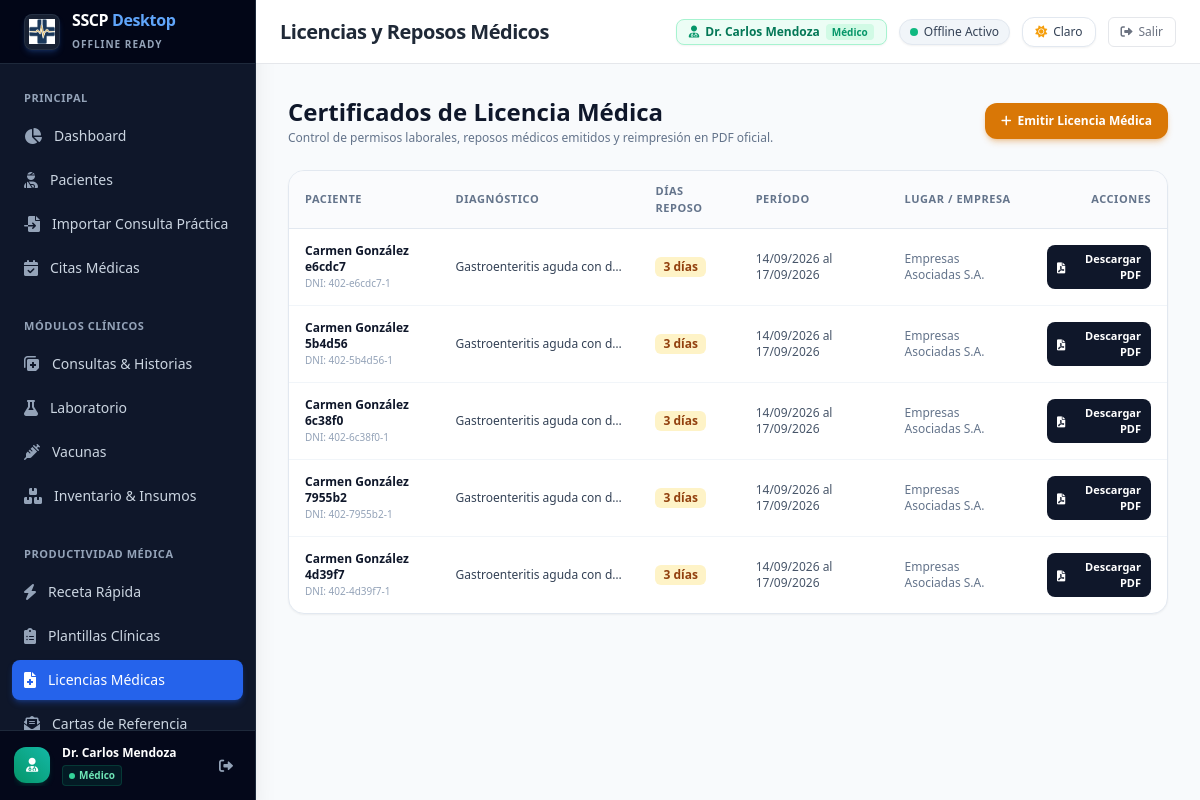
Before: /licenses/ (signed in) with the older database file.
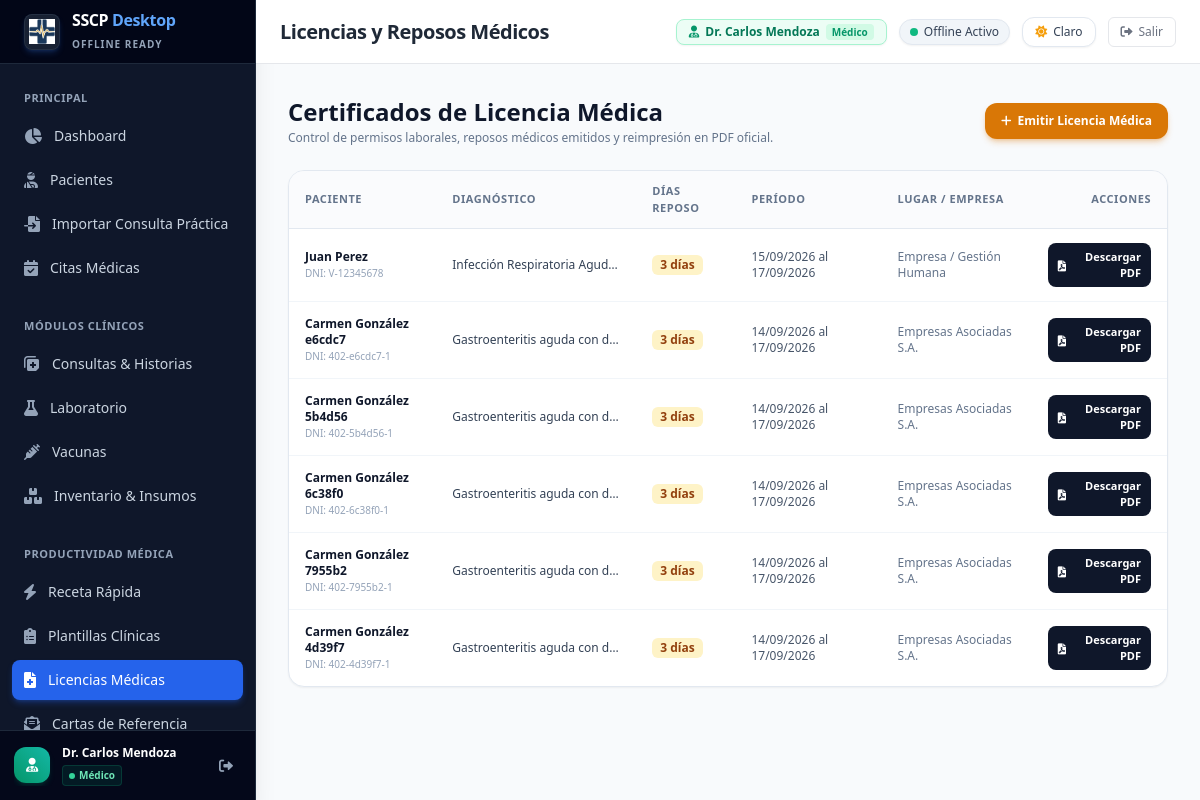
After: the same page with the newer database file.
### app/models/medical_license.py (models this page shows)
class MedicalLicense(Base):
    __tablename__ = "medical_licenses"
    id = Column(Integer, primary_key=True, index=True)
    patient_id = Column(Integer, ForeignKey("patients.id"), nullable=False, index=True)
    doctor_id = Column(Integer, ForeignKey("users.id"), nullable=False, index=True)
    diagnosis = Column(Text, nullable=False) # Diagnóstico médico justificativo
    days_rest = Column(Integer, nullable=False, default=1) # Días de reposo médico
    start_date = Column(Date, nullable=False) # Fecha de inicio del reposo
    end_date = Column(Date, nullable=False) # Fecha de término del reposo
    workplace_or_school = Column(String, nullable=True) # Empresa / Escuela a quien va dirigido
    notes = Column(Text, nullable=True) # Indicaciones adicionales
    sede_origen = Column(String, default="local")
    created_at = Column(DateTime(timezone=True), server_default=func.now())
    updated_at = Column(DateTime(timezone=True), onupdate=func.now())
    patient = relationship("Patient", backref="medical_licenses")
    doctor = relationship("User", foreign_keys=[doctor_id])

### app/models/patient.py (models this page shows)
class Patient(Base):
    __tablename__ = "patients"
    id = Column(Integer, primary_key=True, index=True)
    first_name = Column(String, index=True)
    last_name = Column(String, index=True)
    document_id = Column(String, unique=True, index=True, nullable=True) # Cédula/DNI
    date_of_birth = Column(Date, nullable=True)
    gender = Column(String, nullable=True)
    phone = Column(String, nullable=True)
    email = Column(String, nullable=True)
    address = Column(Text, nullable=True)
    blood_type = Column(String, nullable=True)
    allergies = Column(Text, nullable=True) # Alergias conocidas (ej. Penicilina, Sulfas, etc.)
    emergency_contact_name = Column(String, nullable=True)
    emergency_contact_phone = Column(String, nullable=True)
    sede_origen = Column(String, default="local")
    created_at = Column(DateTime(timezone=True), server_default=func.now())
    updated_at = Column(DateTime(timezone=True), onupdate=func.now())

### app/routers/medical_licenses.py (the view)
@router.get("/")
def list_licenses(
    request: Request,
    patient_id: int = Query(None),
    db: Session = Depends(get_db),
    current_user = Depends(require_permission('licenses'))
):
    query = db.query(MedicalLicense).order_by(MedicalLicense.created_at.desc())
    if patient_id:
        query = query.filter(MedicalLicense.patient_id == patient_id)
    licenses = query.all()
    return templates.TemplateResponse(
        request=request,
        name="licenses/index.html",
        context={
            "user": current_user,
            "licenses": licenses,
        }
    )

### app/templates/licenses/index.html (shortened to what the changed rows need)
{% extends "layouts/base.html" %}
{% block body %}
<div class="flex h-screen bg-slate-50 overflow-hidden">
    {% set active_menu = 'licenses' %}
    {% include "partials/sidebar.html" %}
    <div class="flex-1 flex flex-col min-w-0 overflow-hidden">
        {% set page_title = "Licencias y Reposos Médicos" %}
        {% include "partials/header.html" %}
        <main class="flex-1 overflow-y-auto p-6 md:p-8">
            <div class="max-w-5xl mx-auto space-y-6">
                <div class="flex flex-col sm:flex-row sm:items-center justify-between gap-4">
                    <div>
                        <h1 class="text-2xl font-bold text-slate-900">Certificados de Licencia Médica</h1>
                    </div>
                </div>
                <div class="bg-white rounded-2xl border border-slate-200 shadow-sm overflow-hidden">
                    <div class="overflow-x-auto">
                        <table class="w-full text-left border-collapse">
                            <thead>
                                <tr class="border-b border-slate-200 bg-slate-50/75 text-[11px] font-bold text-slate-500 uppercase tracking-wider">
                                    <th class="py-3 px-4">Paciente</th>
                                    <th class="py-3 px-4">Diagnóstico</th>
                                    <th class="py-3 px-4">Días Reposo</th>
                                    <th class="py-3 px-4">Período</th>
                                    <th class="py-3 px-4">Lugar / Empresa</th>
                                    <th class="py-3 px-4 text-right">Acciones</th>
                                </tr>
                            </thead>
                            <tbody class="divide-y divide-slate-100 text-xs text-slate-700">
                                {% for l in licenses %}
                                <tr class="hover:bg-slate-50/80 transition-colors">
                                    <td class="py-3.5 px-4 font-bold text-slate-900">
                                        {{ l.patient.first_name }} {{ l.patient.last_name }}
                                        <div class="text-[10px] text-slate-400 font-normal">DNI: {{ l.patient.document_id or 'N/D' }}</div>
                                    </td>
                                    <td class="py-3.5 px-4 max-w-[200px] truncate" title="{{ l.diagnosis }}">
                                        {{ l.diagnosis }}
                                    </td>
                                    <td class="py-3.5 px-4">
                                        <span class="inline-flex items-center px-2 py-0.5 rounded-md font-bold text-amber-800 bg-amber-100">
                                            {{ l.days_rest }} días
                                        </span>
                                    </td>
                                    <td class="py-3.5 px-4 text-slate-600">
                                        {{ l.start_date.strftime("%d/%m/%Y") }} al {{ l.end_date.strftime("%d/%m/%Y") }}
                                    </td>
                                    <td class="py-3.5 px-4 text-slate-500">
                                        {{ l.workplace_or_school or 'General' }}
                                    </td>
                                    <td class="py-3.5 px-4 text-right">
                                        <a href="/licenses/{{ l.id }}/pdf" target="_blank" class="inline-flex items-center px-2.5 py-1.5 rounded-lg bg-slate-900 hover:bg-slate-800 text-white text-[11px] font-bold">
                                            <i class="fas fa-file-pdf mr-1"></i> Descargar PDF
                                        </a>
                                    </td>
                                </tr>
                                {% endfor %}
                            </tbody>
                        </table>
                    </div>
                </div>
            </div>
        </main>
    </div>
</div>
{% endblock %}

Changed rows visible on the page:
added MedicalLicense: patient.first_name "Juan", patient.last_name "Perez", patient "V-12345678", diagnosis "Infección Respiratoria Agud…", days_rest "3", start_date "15/09/2026", end_date "17/09/2026", workplace_or_school "Empresa / Gestión Humana"
